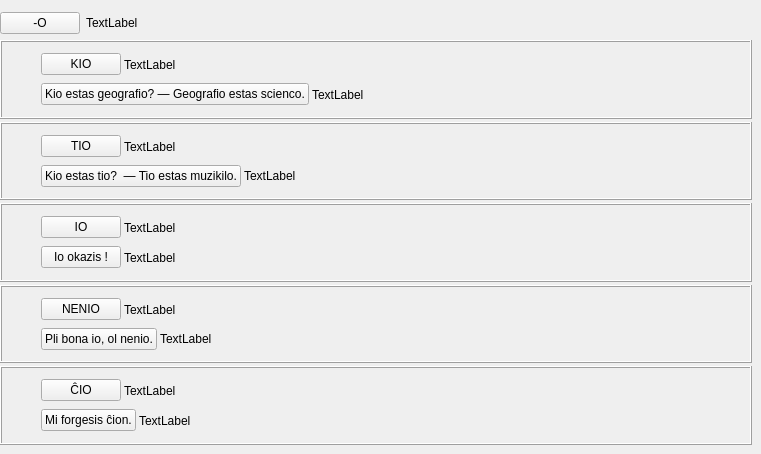
     <widget class="QWidget" name="tab_6">
      <attribute name="icon">
       <iconset resource="ikonoj.qrc">
        <normaloff>:/ikonoj/leciono.png</normaloff>:/ikonoj/leciono.png</iconset>
      </attribute>
      <attribute name="title">
       <string>6</string>
      </attribute>
      <widget class="QFrame" name="frame_16">
       <property name="geometry">
        <rect>
         <x>0</x>
         <y>122</y>
         <width>752</width>
         <height>78</height>
        </rect>
       </property>
       <property name="frameShape">
        <enum>QFrame::Box</enum>
       </property>
       <property name="frameShadow">
        <enum>QFrame::Raised</enum>
       </property>
       <layout class="QVBoxLayout" name="verticalLayout_45">
        <property name="spacing">
         <number>6</number>
        </property>
        <property name="margin">
         <number>9</number>
        </property>
        <item>
         <layout class="QHBoxLayout" name="horizontalLayout_81">
          <item>
           <spacer name="horizontalSpacer_16">
            <property name="orientation">
             <enum>Qt::Horizontal</enum>
            </property>
            <property name="sizeType">
             <enum>QSizePolicy::Fixed</enum>
            </property>
            <property name="sizeHint" stdset="0">
             <size>
              <width>30</width>
              <height>20</height>
             </size>
            </property>
           </spacer>
          </item>
          <item>
           <layout class="QVBoxLayout" name="verticalLayout_46">
            <property name="spacing">
             <number>3</number>
            </property>
            <item>
             <layout class="QHBoxLayout" name="horizontalLayout_82">
              <item>
               <widget class="klakbutono" name="Lec05_Button33">
                <property name="sizePolicy">
                 <sizepolicy hsizetype="Maximum" vsizetype="Fixed">
                  <horstretch>0</horstretch>
                  <verstretch>0</verstretch>
                 </sizepolicy>
                </property>
                <property name="text">
                 <string>TIO</string>
                </property>
               </widget>
              </item>
              <item>
               <widget class="QLabel" name="Lec05_Label65">
                <property name="text">
                 <string>TextLabel</string>
                </property>
                <property name="wordWrap">
                 <bool>true</bool>
                </property>
               </widget>
              </item>
             </layout>
            </item>
            <item>
             <layout class="QHBoxLayout" name="horizontalLayout_83">
              <item>
               <widget class="klakbutono" name="Lec05_Button34">
                <property name="sizePolicy">
                 <sizepolicy hsizetype="Maximum" vsizetype="Fixed">
                  <horstretch>0</horstretch>
                  <verstretch>0</verstretch>
                 </sizepolicy>
                </property>
                <property name="text">
                 <string>Kio estas tio?  — Tio estas muzikilo.</string>
                </property>
               </widget>
              </item>
              <item>
               <widget class="QLabel" name="Lec05_Label66">
                <property name="text">
                 <string>TextLabel</string>
                </property>
                <property name="wordWrap">
                 <bool>true</bool>
                </property>
               </widget>
              </item>
             </layout>
            </item>
           </layout>
          </item>
         </layout>
        </item>
       </layout>
      </widget>
      <widget class="QFrame" name="frame_17">
       <property name="geometry">
        <rect>
         <x>0</x>
         <y>40</y>
         <width>752</width>
         <height>79</height>
        </rect>
       </property>
       <property name="frameShape">
        <enum>QFrame::Box</enum>
       </property>
       <property name="frameShadow">
        <enum>QFrame::Raised</enum>
       </property>
       <layout class="QVBoxLayout" name="verticalLayout_47">
        <property name="spacing">
         <number>6</number>
        </property>
        <property name="margin">
         <number>9</number>
        </property>
        <item>
         <layout class="QHBoxLayout" name="horizontalLayout_84">
          <item>
           <spacer name="horizontalSpacer_17">
            <property name="orientation">
             <enum>Qt::Horizontal</enum>
            </property>
            <property name="sizeType">
             <enum>QSizePolicy::Fixed</enum>
            </property>
            <property name="sizeHint" stdset="0">
             <size>
              <width>30</width>
              <height>20</height>
             </size>
            </property>
           </spacer>
          </item>
          <item>
           <layout class="QVBoxLayout" name="verticalLayout_48">
            <property name="spacing">
             <number>3</number>
            </property>
            <item>
             <layout class="QHBoxLayout" name="horizontalLayout_85">
              <item>
               <widget class="klakbutono" name="Lec05_Button31">
                <property name="sizePolicy">
                 <sizepolicy hsizetype="Maximum" vsizetype="Fixed">
                  <horstretch>0</horstretch>
                  <verstretch>0</verstretch>
                 </sizepolicy>
                </property>
                <property name="text">
                 <string>KIO</string>
                </property>
               </widget>
              </item>
              <item>
               <widget class="QLabel" name="Lec05_Label63">
                <property name="text">
                 <string>TextLabel</string>
                </property>
                <property name="wordWrap">
                 <bool>true</bool>
                </property>
               </widget>
              </item>
             </layout>
            </item>
            <item>
             <layout class="QHBoxLayout" name="horizontalLayout_86">
              <item>
               <widget class="klakbutono" name="Lec05_Button32">
                <property name="sizePolicy">
                 <sizepolicy hsizetype="Maximum" vsizetype="Fixed">
                  <horstretch>0</horstretch>
                  <verstretch>0</verstretch>
                 </sizepolicy>
                </property>
                <property name="text">
                 <string>Kio estas geografio? — Geografio estas scienco.</string>
                </property>
               </widget>
              </item>
              <item>
               <widget class="QLabel" name="Lec05_Label64">
                <property name="text">
                 <string>TextLabel</string>
                </property>
                <property name="wordWrap">
                 <bool>true</bool>
                </property>
               </widget>
              </item>
             </layout>
            </item>
           </layout>
          </item>
         </layout>
        </item>
       </layout>
      </widget>
      <widget class="QFrame" name="frame_18">
       <property name="geometry">
        <rect>
         <x>0</x>
         <y>285</y>
         <width>752</width>
         <height>78</height>
        </rect>
       </property>
       <property name="frameShape">
        <enum>QFrame::Box</enum>
       </property>
       <property name="frameShadow">
        <enum>QFrame::Raised</enum>
       </property>
       <layout class="QVBoxLayout" name="verticalLayout_49">
        <property name="spacing">
         <number>6</number>
        </property>
        <property name="margin">
         <number>9</number>
        </property>
        <item>
         <layout class="QHBoxLayout" name="horizontalLayout_87">
          <item>
           <spacer name="horizontalSpacer_18">
            <property name="orientation">
             <enum>Qt::Horizontal</enum>
            </property>
            <property name="sizeType">
             <enum>QSizePolicy::Fixed</enum>
            </property>
            <property name="sizeHint" stdset="0">
             <size>
              <width>30</width>
              <height>20</height>
             </size>
            </property>
           </spacer>
          </item>
          <item>
           <layout class="QVBoxLayout" name="verticalLayout_50">
            <property name="spacing">
             <number>3</number>
            </property>
            <item>
             <layout class="QHBoxLayout" name="horizontalLayout_88">
              <item>
               <widget class="klakbutono" name="Lec05_Button37">
                <property name="sizePolicy">
                 <sizepolicy hsizetype="Maximum" vsizetype="Fixed">
                  <horstretch>0</horstretch>
                  <verstretch>0</verstretch>
                 </sizepolicy>
                </property>
                <property name="text">
                 <string>NENIO</string>
                </property>
               </widget>
              </item>
              <item>
               <widget class="QLabel" name="Lec05_Label69">
                <property name="text">
                 <string>TextLabel</string>
                </property>
                <property name="wordWrap">
                 <bool>true</bool>
                </property>
               </widget>
              </item>
             </layout>
            </item>
            <item>
             <layout class="QHBoxLayout" name="horizontalLayout_89">
              <item>
               <widget class="klakbutono" name="Lec05_Button38">
                <property name="sizePolicy">
                 <sizepolicy hsizetype="Maximum" vsizetype="Fixed">
                  <horstretch>0</horstretch>
                  <verstretch>0</verstretch>
                 </sizepolicy>
                </property>
                <property name="text">
                 <string>Pli bona io, ol nenio.</string>
                </property>
               </widget>
              </item>
              <item>
               <widget class="QLabel" name="Lec05_Label70">
                <property name="text">
                 <string>TextLabel</string>
                </property>
                <property name="wordWrap">
                 <bool>true</bool>
                </property>
               </widget>
              </item>
             </layout>
            </item>
           </layout>
          </item>
         </layout>
        </item>
       </layout>
      </widget>
      <widget class="QFrame" name="frame_19">
       <property name="geometry">
        <rect>
         <x>0</x>
         <y>203</y>
         <width>752</width>
         <height>79</height>
        </rect>
       </property>
       <property name="frameShape">
        <enum>QFrame::Box</enum>
       </property>
       <property name="frameShadow">
        <enum>QFrame::Raised</enum>
       </property>
       <layout class="QVBoxLayout" name="verticalLayout_51">
        <property name="spacing">
         <number>6</number>
        </property>
        <property name="margin">
         <number>9</number>
        </property>
        <item>
         <layout class="QHBoxLayout" name="horizontalLayout_90">
          <item>
           <spacer name="horizontalSpacer_19">
            <property name="orientation">
             <enum>Qt::Horizontal</enum>
            </property>
            <property name="sizeType">
             <enum>QSizePolicy::Fixed</enum>
            </property>
            <property name="sizeHint" stdset="0">
             <size>
              <width>30</width>
              <height>20</height>
             </size>
            </property>
           </spacer>
          </item>
          <item>
           <layout class="QVBoxLayout" name="verticalLayout_52">
            <property name="spacing">
             <number>3</number>
            </property>
            <item>
             <layout class="QHBoxLayout" name="horizontalLayout_91">
              <item>
               <widget class="klakbutono" name="Lec05_Button35">
                <property name="sizePolicy">
                 <sizepolicy hsizetype="Maximum" vsizetype="Fixed">
                  <horstretch>0</horstretch>
                  <verstretch>0</verstretch>
                 </sizepolicy>
                </property>
                <property name="text">
                 <string>IO</string>
                </property>
               </widget>
              </item>
              <item>
               <widget class="QLabel" name="Lec05_Label67">
                <property name="text">
                 <string>TextLabel</string>
                </property>
                <property name="wordWrap">
                 <bool>true</bool>
                </property>
               </widget>
              </item>
             </layout>
            </item>
            <item>
             <layout class="QHBoxLayout" name="horizontalLayout_92">
              <item>
               <widget class="klakbutono" name="Lec05_Button36">
                <property name="sizePolicy">
                 <sizepolicy hsizetype="Maximum" vsizetype="Fixed">
                  <horstretch>0</horstretch>
                  <verstretch>0</verstretch>
                 </sizepolicy>
                </property>
                <property name="text">
                 <string>Io okazis !</string>
                </property>
               </widget>
              </item>
              <item>
               <widget class="QLabel" name="Lec05_Label68">
                <property name="text">
                 <string>TextLabel</string>
                </property>
                <property name="wordWrap">
                 <bool>true</bool>
                </property>
               </widget>
              </item>
             </layout>
            </item>
           </layout>
          </item>
         </layout>
        </item>
       </layout>
      </widget>
      <widget class="QFrame" name="frame_20">
       <property name="geometry">
        <rect>
         <x>0</x>
         <y>366</y>
         <width>752</width>
         <height>79</height>
        </rect>
       </property>
       <property name="frameShape">
        <enum>QFrame::Box</enum>
       </property>
       <property name="frameShadow">
        <enum>QFrame::Raised</enum>
       </property>
       <layout class="QVBoxLayout" name="verticalLayout_53">
        <property name="spacing">
         <number>6</number>
        </property>
        <property name="margin">
         <number>9</number>
        </property>
        <item>
         <layout class="QHBoxLayout" name="horizontalLayout_93">
          <item>
           <spacer name="horizontalSpacer_20">
            <property name="orientation">
             <enum>Qt::Horizontal</enum>
            </property>
            <property name="sizeType">
             <enum>QSizePolicy::Fixed</enum>
            </property>
            <property name="sizeHint" stdset="0">
             <size>
              <width>30</width>
              <height>20</height>
             </size>
            </property>
           </spacer>
          </item>
          <item>
           <layout class="QVBoxLayout" name="verticalLayout_54">
            <property name="spacing">
             <number>3</number>
            </property>
            <item>
             <layout class="QHBoxLayout" name="horizontalLayout_94">
              <item>
               <widget class="klakbutono" name="Lec05_Button39">
                <property name="sizePolicy">
                 <sizepolicy hsizetype="Maximum" vsizetype="Fixed">
                  <horstretch>0</horstretch>
                  <verstretch>0</verstretch>
                 </sizepolicy>
                </property>
                <property name="text">
                 <string>ĈIO</string>
                </property>
               </widget>
              </item>
              <item>
               <widget class="QLabel" name="Lec05_Label71">
                <property name="text">
                 <string>TextLabel</string>
                </property>
                <property name="wordWrap">
                 <bool>true</bool>
                </property>
               </widget>
              </item>
             </layout>
            </item>
            <item>
             <layout class="QHBoxLayout" name="horizontalLayout_95">
              <item>
               <widget class="klakbutono" name="Lec05_Button40">
                <property name="sizePolicy">
                 <sizepolicy hsizetype="Maximum" vsizetype="Fixed">
                  <horstretch>0</horstretch>
                  <verstretch>0</verstretch>
                 </sizepolicy>
                </property>
                <property name="text">
                 <string>Mi forgesis ĉion.</string>
                </property>
               </widget>
              </item>
              <item>
               <widget class="QLabel" name="Lec05_Label72">
                <property name="text">
                 <string>TextLabel</string>
                </property>
                <property name="wordWrap">
                 <bool>true</bool>
                </property>
               </widget>
              </item>
             </layout>
            </item>
           </layout>
          </item>
         </layout>
        </item>
       </layout>
      </widget>
      <widget class="QWidget" name="layoutWidget_4">
       <property name="geometry">
        <rect>
         <x>0</x>
         <y>10</y>
         <width>752</width>
         <height>27</height>
        </rect>
       </property>
       <layout class="QHBoxLayout" name="horizontalLayout_65">
        <item>
         <widget class="neklakebla" name="pushButton_34">
          <property name="sizePolicy">
           <sizepolicy hsizetype="Maximum" vsizetype="Fixed">
            <horstretch>0</horstretch>
            <verstretch>0</verstretch>
           </sizepolicy>
          </property>
          <property name="text">
           <string>-O</string>
          </property>
          <property name="tipo" stdset="0">
           <string>akuzativa</string>
          </property>
         </widget>
        </item>
        <item>
         <widget class="QLabel" name="Lec05_Label73">
          <property name="sizePolicy">
           <sizepolicy hsizetype="Preferred" vsizetype="Maximum">
            <horstretch>0</horstretch>
            <verstretch>0</verstretch>
           </sizepolicy>
          </property>
          <property name="text">
           <string>TextLabel</string>
          </property>
          <property name="wordWrap">
           <bool>true</bool>
          </property>
         </widget>
        </item>
       </layout>
      </widget>
     </widget>
